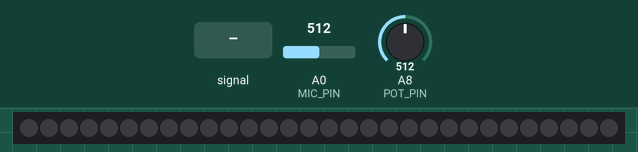
Simulated run of this sketch. Board: Arduino Mega 2560, built with avr-gcc and run on an emulated ATmega2560. On the bench: 30 RGB LEDs in strip order, left to right. The test bench sets the inputs (shaded band); at power-on: A8 (POT_PIN) = 512, A0 (MIC_PIN) = 512.

Above: at 1.2 s.
1.3 s: A0 (MIC_PIN) fed a 2 Hz sine of ±306 counts around its level
At 1.5 s:
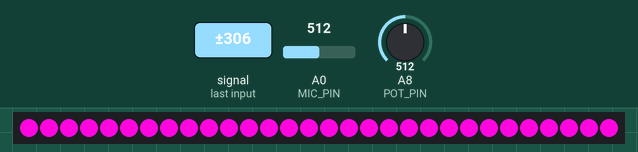
3.3 s: A8 (POT_PIN) set to 390
At 3.52 s:
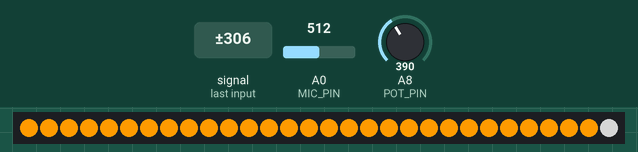
5.9 s: A8 (POT_PIN) set to 0
At 6.02 s:
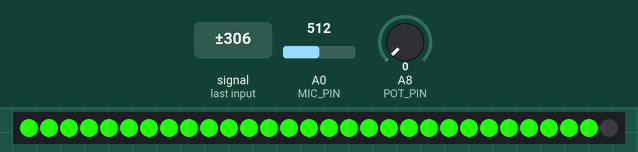
8.0 s: A8 (POT_PIN) set to 16
At 9.52 s:
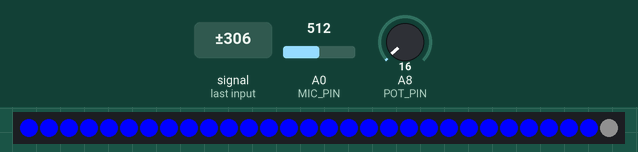
11.0 s: A0 (MIC_PIN) set to 390
At 12.6 s:
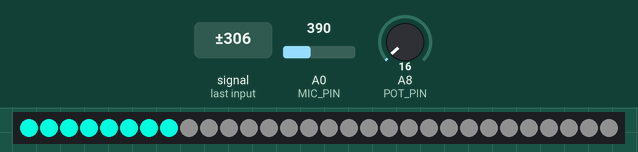
14.0 s: A8 (POT_PIN) set to 0
At 14.3 s:
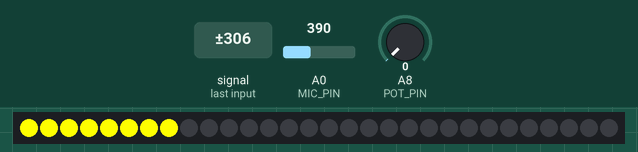
Timing chart, 0 to 17.0 s (numbered marks = the images above; inputs shaded):
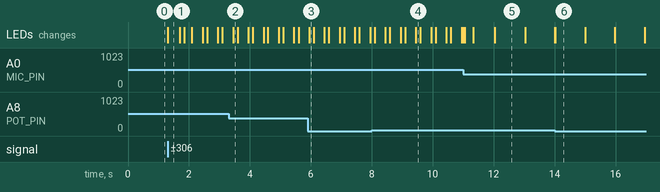

Measured:
- after the input at 1.3 s, the LEDs: first change at once (image 1 shows a later state)
- after the input at 3.3 s, the LEDs: change after 0.15 s (image 2)
- after the input at 5.9 s, the LEDs: change after 0.05 s (image 3)
- after the input at 14.0 s, the LEDs: first change at once (image 6 shows a later state)
- what the display in image 5 shows lasts 1.0 s, from 12.0 s to 13.0 s

The sketch:

Final_Project.ino
```cpp
#include <Adafruit_NeoPixel.h>

#define N_PIXELS  30  // Number of pixels
#define MIC_PIN   A0  // Microphone input
#define LED_PIN    1  // NeoPixel LED strand input
#define DC_OFFSET  0  // DC offset in mic signal
#define NOISE     100  // Noise/hum/interference in mic signal
#define SAMPLES   100  // Length of buffer for dynamic level adjustment
//playing around with the noise and samples is hugely important towards creating smooth looking transitions
#define TOP       (N_PIXELS +1) // Allow dot to go slightly off scale
#define POT_PIN    A8  // potentiometer input for brightness

byte
peak      = 0,      // Used for falling dot
dotCount  = 0,      // Frame counter for delaying dot-falling speed
volCount  = 0;      // Frame counter for storing past volume data

int
vol[SAMPLES],       // Collection of prior volume samples
    lvl       = 10,     // Current "dampened" audio level
    minLvlAvg = 0,      // For dynamic adjustment of graph low & high
    maxLvlAvg = 512;

Adafruit_NeoPixel  strip = Adafruit_NeoPixel(N_PIXELS, LED_PIN, NEO_GRBW + NEO_KHZ800);
long colorcycle = 0;
void setup() {

  //memset(vol, 0, sizeof(vol));
  memset(vol, 0, sizeof(int)*SAMPLES);
  randomSeed(analogRead(0));
  strip.begin();
}
void loop() {
  uint8_t  i;
  uint16_t minLvl, maxLvl;
  int      n, height;
  n   = analogRead(MIC_PIN);                 // Raw reading from mic
  n   = abs(n - 512 - DC_OFFSET);            // Center on zero
  n   = (n <= NOISE) ? 0 : (n - NOISE);      // Remove noise/hum
  lvl = ((lvl * 7) + n) >> 3;    // "Dampened" reading (else looks twitchy)

  // Calculate bar height based on dynamic min/max levels (fixed point):
  height = TOP * (lvl - minLvlAvg) / (long)(maxLvlAvg - minLvlAvg);

  if (height < 0L)       height = 0;     // Clip output
  else if (height > TOP) height = TOP;
  if (height > peak)     peak   = height; // Keep 'peak' dot at top

  uint8_t bright = 255;
#ifdef POT_PIN
  bright = analogRead(POT_PIN);  // Read pin (0-255) (adjust potentiometer
  //   to give 0 to Vcc volts
#endif
  strip.setBrightness(255);    // Set LED brightness (if POT_PIN at top
  //  define commented out, will be full)

  colorcycle++;
  if (colorcycle >= 4000) {
    colorcycle = 0;
  }

  for (i = 0; i < N_PIXELS; i++) {
    if (i >= height) {
      strip.setPixelColor(i, 0, 0, 0, bright);
    }
    else {
      strip.setPixelColor(i, randColor(colorcycle));
    }
  }

  strip.show(); // Update strip


  vol[volCount] = n;
  if (++volCount >= SAMPLES) volCount = 0;

  // Get volume range of prior frames
  minLvl = maxLvl = vol[0];
  for (i = 1; i < SAMPLES; i++) {
    if (vol[i] < minLvl)      minLvl = vol[i];
    else if (vol[i] > maxLvl) maxLvl = vol[i];
  }
  if ((maxLvl - minLvl) < TOP) maxLvl = minLvl + TOP;
  minLvlAvg = (minLvlAvg * 63 + minLvl) >> 6;
  maxLvlAvg = (maxLvlAvg * 63 + maxLvl) >> 6;
}

// Input a value 0 to 255 to get a color value.
// The colors are r - g - b - w

uint32_t randColor(long colorcycle) {
  if (colorcycle > 4000) {
    return strip.Color(0, 255, 0, 0); //green
  } else if (colorcycle <= 4000 && colorcycle > 3600) {
    return strip.Color(0, 0, 255, 0); //blue
  } else if (colorcycle <= 3200 && colorcycle > 2800) {
    return strip.Color(255, 0, 0, 0); //red
  } else if (colorcycle <= 2800 && colorcycle > 2400) {
    return strip.Color(0, 0, 0, 255); //white
  } else if (colorcycle <= 2400 && colorcycle > 2000) {
    return strip.Color(32, 255, 7, 0); //lime green
  } else if (colorcycle <= 2000 && colorcycle > 1600) {
    return strip.Color(255, 255, 0, 0); //yellow
  } else if (colorcycle <= 1600 && colorcycle > 1200) {
    return strip.Color(255, 154, 0, 0); //orange
  } else if (colorcycle <= 1200 && colorcycle > 800) {
    return strip.Color(0, 255, 222, 0); //teal
  } else if (colorcycle <= 800 && colorcycle > 400) {
    return strip.Color(255, 6, 223, 0); //purple
  } else if (colorcycle < 400) {
    return strip.Color(167, 0, 255, 0); //blacklight
  }
  else {
    return strip.Color(0, 0, 0, 0);
  }
}
```
